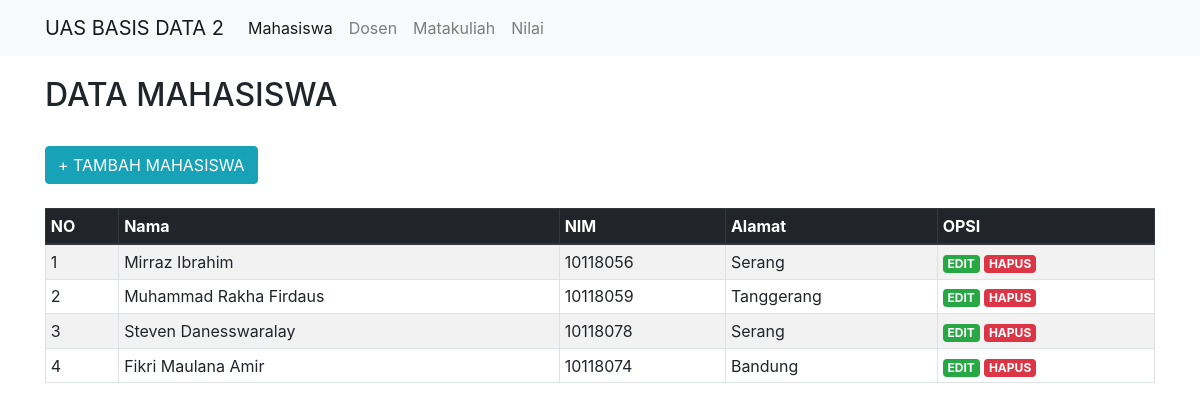
Screenshot of /SourceCode/Mahasiswa/index.php with the database file from the repository.
### tables this page shows
CREATE TABLE `mahasiswa` (
  `id_mhs` int NOT NULL AUTO_INCREMENT,
  `nama` varchar(50) NOT NULL,
  `nim` int NOT NULL,
  `alamat` text NOT NULL,
  PRIMARY KEY (`id_mhs`)
);

### SourceCode/Mahasiswa/index.php (the view, shortened to what this page needs)
<!DOCTYPE html>
<html>
<head>
	<link rel="stylesheet" href="https://stackpath.bootstrapcdn.com/bootstrap/4.1.3/css/bootstrap.min.css">
</head>
<body>
<nav class="navbar navbar-expand-lg navbar-light bg-light">
		<div class="container">
		<a class="navbar-brand" href="../index.php">UAS BASIS DATA 2</a>
			<div class="collapse navbar-collapse" id="navbarSupportedContent">
				<ul class="navbar-nav mr-auto">
					<li class="nav-item active">
						<a class="nav-link" href="index.php">Mahasiswa</a>
					</li>
					<li class="nav-item">
						<a class="nav-link" href="../dosen/index.php">Dosen</a>
					<li class="nav-item ">
						<a class="nav-link" href="../Matakuliah/index.php">Matakuliah</a>
					</li>
					<li class="nav-item">
						<a class="nav-link" href="../Nilai/index.php">Nilai</a>
					</li>
					</li>
				</ul>
			</div>
		</div>
	</nav>
	<div class="container" style="margin-top:20px">
	<h2>DATA MAHASISWA</h2>
	<br/>
	<a class="btn btn-info" href="tambah.php" role="button" >+ TAMBAH MAHASISWA</a>
	<br/>
	<br/>
	<table class="table table-striped table-hover table-sm table-bordered">
			<thead class="thead-dark">
		<tr>
			<th>NO</th>
			<th>Nama</th>
			<th>NIM</th>
			<th>Alamat</th>
			<th>OPSI</th>
		</tr>
		</thead>
		<tbody>
		<?php
		include 'koneksi.php';
		$no = 1;
		$data = mysqli_query($koneksi,"select * from mahasiswa");
		while($d = mysqli_fetch_array($data)){
			?>
			<tr>
				<td><?php echo $no++; ?></td>
				<td><?php echo $d['nama']; ?></td>
				<td><?php echo $d['nim']; ?></td>
				<td><?php echo $d['alamat']; ?></td>
				<td>
					<a href="edit.php?id_mhs=<?php echo $d['id_mhs']; ?>"class="badge badge-success">EDIT</a>
					<a href="hapus.php?id_mhs=<?php echo $d['id_mhs']; ?>"class="badge badge-danger">HAPUS</a>
				</td>
			</tr>
			<?php
		}
		?>
	</tbody>
	</table>
	</div>
</body>
</html>

### rows the page displays
mahasiswa: nama "Mirraz Ibrahim", nim "10118056", alamat "Serang"
mahasiswa: nama "Muhammad Rakha Firdaus", nim "10118059", alamat "Tanggerang"
mahasiswa: nama "Steven Danesswaralay", nim "10118078", alamat "Serang"
mahasiswa: nama "Fikri Maulana Amir", nim "10118074", alamat "Bandung"
